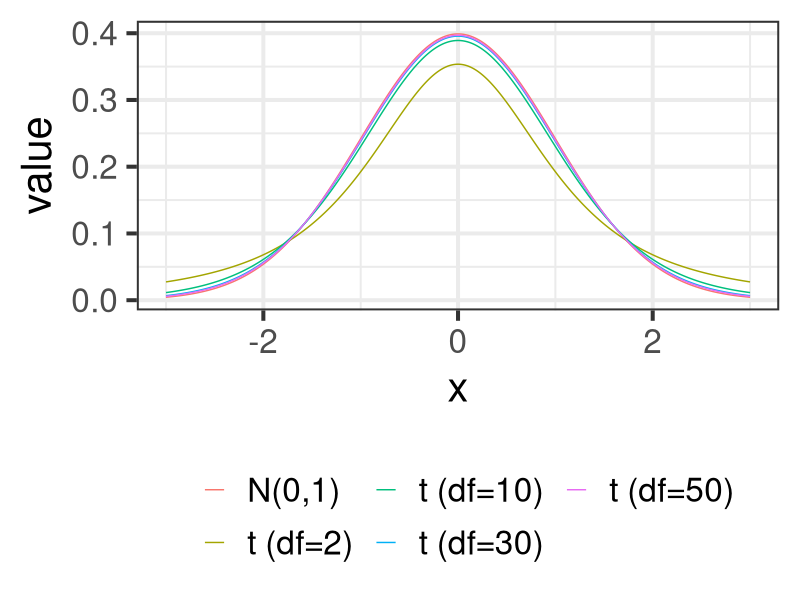

The R script that drew this image:
## ---- chunk 1
#| include: false
library(ggplot2)
library(dplyr)
library(data.table)
## ---- chunk 2
x <- seq(-3, 3, length = 1000)
y_norm <- dnorm(x) # pdf of N(0,1)
y_t_2 <- dt(x, df = 2) # pdf of t_{2}
y_t_10 <- dt(x, df = 10) # pdf of t_{10}
y_t_30 <- dt(x, df = 30) # pdf of t_{30}
y_t_50 <- dt(x, df = 50) # pdf of t_{50}

plot_data <- data.table(
  x = x,
  "N(0,1)" = y_norm,
  "t (df=2)" = y_t_2,
  "t (df=10)" = y_t_10,
  "t (df=30)" = y_t_30,
  "t (df=50)" = y_t_50
) %>%
  melt(id.var = "x")

ggplot(data = plot_data) +
  geom_line(aes(y = value, x = x, color = variable)) +
  scale_color_discrete(name = "", guide = guide_legend(nrow = 2)) +
  theme_bw(base_size = 30) +
  theme(
    legend.position = "bottom"
  )
